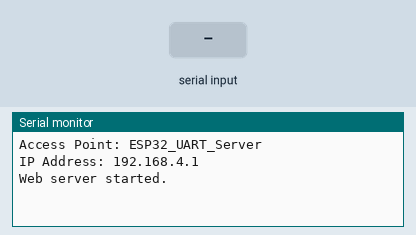
Recording of a sketch running on a simulated ESP32. Parts: the last lines printed to the serial monitor. The inputs (shaded band) are chosen by the test bench.

Above: at 1.2 s.
1.3 s: "1\n" received over the second serial link
At 2.5 s:
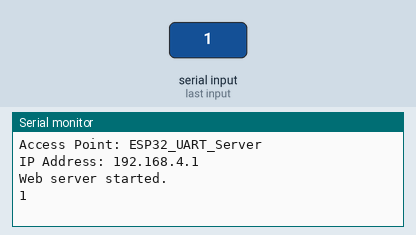
2.8 s: "0\n" received over the second serial link
At 3.9 s:
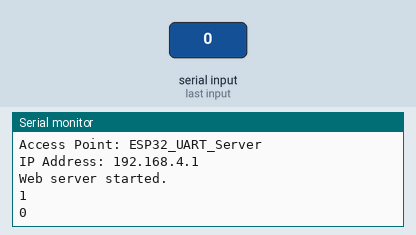

The sketch:

ESP32_Web-SerVer.ino
```cpp
#include <WiFi.h>
#include <WebServer.h>

const char *ssid = "ESP32_UART_Server";

WebServer server(80);

#define RX2 16
#define TX2 17

String uartData = "";

// Web Server
void handleRoot() {
  String html = "<!DOCTYPE html>"
                "<html lang='en'>"
                "<head>"
                "<meta charset='UTF-8'>"
                "<meta name='viewport' content='width=device-width, initial-scale=1.0'>"
                "<title>TRACKING RFID CARD</title>"
                "<style>"
                "body {"
                "  margin: 0;"
                "  padding: 0;"
                "  font-family: 'Arial', sans-serif;"
                "  background: linear-gradient(135deg, #6e7bff, #b56de7);"
                "  color: white;"
                "  display: flex;"
                "  justify-content: center;"
                "  align-items: center;"
                "  height: 100vh;"
                "  text-align: center;"
                "}"
                "h1 {"
                "  font-size: 40px;"
                "  margin-bottom: 20px;"
                "  margin-top: 50px;"
                "  animation: fadeIn 1.5s ease-out;"
                "}"
                "p {"
                "  font-size: 22px;"
                "  margin-bottom: 20px;"
                "  color: #f3f3f3;"
                "}"
                "button {"
                "  font-size: 20px;"
                "  padding: 15px 30px;"
                "  background-color: #ff6b6b;"
                "  color: white;"
                "  border: none;"
                "  border-radius: 5px;"
                "  cursor: pointer;"
                "  transition: all 0.3s ease;"
                "  margin: 10px;"
                "}"
                "button:hover {"
                "  background-color: #f44336;"
                "}"
                "@keyframes blink {"
                "  0% { opacity: 1; }"
                "  50% { opacity: 0.5; }"
                "  100% { opacity: 1; }"
                "}"
                ".blinking {"
                "  animation: blink 1s ease infinite;"
                "}"
                "@keyframes fadeIn {"
                "  from { opacity: 0; }"
                "  to { opacity: 1; }"
                "}"
                ".scrolling-text {"
                "  animation: scroll 15s linear infinite;"
                "  white-space: nowrap;"
                "  font-size: 18px;"
                "  color: #f3f3f3;"
                "  padding: 10px;"
                "}"
                "@keyframes scroll {"
                "  0% { transform: translateX(100%); }"
                "  100% { transform: translateX(-100%); }"
                "}"
                "</style>"
                "<script>"
                "function refreshData() {"
                "  fetch('/uart-data')"
                "    .then(response => response.text())"
                "    .then(data => {"
                "      document.getElementById('uart-data').innerHTML = data;"
                "    });"
                "} "
                "function clearConsole() {"
                "  document.getElementById('uart-data').innerHTML = '';"
                "} "
                "setInterval(refreshData, 1000);  // Cập nhật dữ liệu mỗi 3 giây"
                "</script>"
                "</head>"
                "<body>"
                "<div>"
                "<h1>TRACKING RFID CARD</h1>"
                "<div class='scrolling-text'>Nguyễn Trung Tân - 2213063, Trần Minh Tâm - 2213039, Nguyễn Hà Sơn - 2212942</div>"
                "<p id='uart-data'>" + uartData + "</p>"  // Hiển thị dữ liệu UART
                "<button class='blinking' onclick=\"clearConsole()\">Xóa lịch sử</button>"
                "</div>"
                "</body>"
                "</html>";
  server.send(200, "text/html", html);
}


void handleUartData() {
  server.send(200, "text/plain", uartData);
}


void handleClearConsole() {
  uartData = "";
  server.send(200, "text/plain", "Console cleared.");
}

void setup() {
  Serial.begin(115200);
  Serial2.begin(115200, SERIAL_8N1, RX2, TX2);


  WiFi.softAP(ssid);
  Serial.println();
  Serial.print("Access Point: ");
  Serial.println(ssid);
  Serial.print("IP Address: ");
  Serial.println(WiFi.softAPIP());

  server.on("/", handleRoot);
  server.on("/uart-data", handleUartData);
  server.on("/clear-console", handleClearConsole);

  server.begin();
  Serial.println("Web server started.");
}

void loop() {

  server.handleClient();

  while (Serial2.available()) {
    char c = (char)Serial2.read();
    uartData += c;

    if (c == '\n') {
      uartData += "<br>";

      String timeStamp = " [Time: " + String(millis() / 1000) + "s]<br>";
      uartData += timeStamp;
    }

    Serial.print(c);

    if (uartData.length() > 2048) {
      uartData = uartData.substring(uartData.length() - 2048);
    }
  }
}
```

Measured:
- after the input at 1.3 s, the serial monitor: prints a new line at once (image 1)
- after the input at 2.8 s, the serial monitor: prints a new line at once (image 2)
